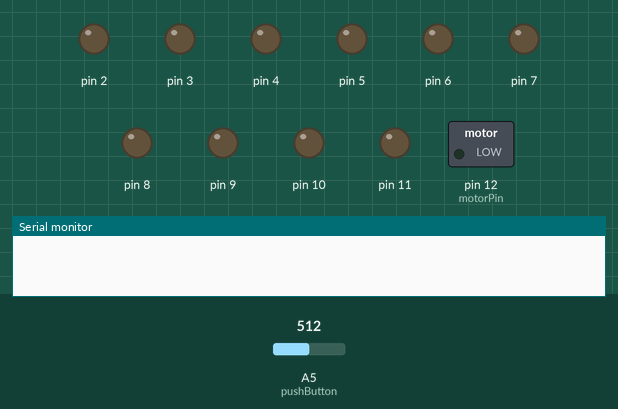
Recording of a sketch running on a simulated Arduino Uno, built with avr-gcc and run on an emulated ATmega328P. Parts: switched loads named in the sketch (green lamp = pin HIGH), output pins drawn as LEDs (lit = HIGH), the last lines printed to the serial monitor. The test bench sets the inputs (shaded band); at power-on: A5 (pushButton) = 512. Pins used as bus, display or sensor lines are not drawn.

Above: at 0.1 s.
At 8.6 s:
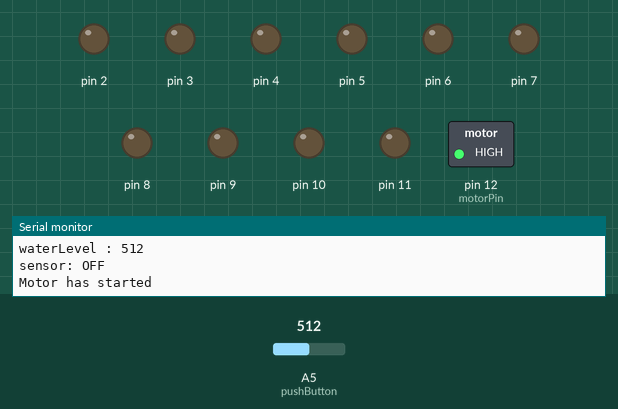
Timing chart, 0 to 10.1 s (numbered marks = the images above):
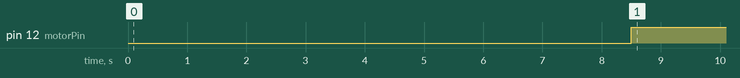

The sketch:

apogee_pitching.ino
```cpp
int sensorPin = A2;
int motorPin = 12;
int requiredLevel = 0;
int waterLevel = 1023;    //zero in water and 1023 in Dry Soil
int pushButton = A5;
int sensorVcc = A0;
int buttonState;

void setup() {
  Serial.begin(9600);
  pinMode(sensorVcc, OUTPUT);
  pinMode(sensorPin, INPUT);
  pinMode(motorPin, OUTPUT);
  pinMode(pushButton, INPUT);
  for (int i = 2; i < 12; i++)
    pinMode(i, OUTPUT);
  digitalWrite(sensorVcc, LOW);

  int count = 0;
  delay(2000);
  buttonState = analogRead(pushButton);

  delay(1000);
  int p = 1;
  while (p)
  {
    p = 0;
    delay(500);
    buttonState = analogRead(pushButton);
    if (buttonState > 1000)
    {
      for (int i = 2; i < 12; i++)
      {
        digitalWrite(i, HIGH);
        delay(500);
        requiredLevel = 1000 - (100 * (i - 1));
        if (analogRead(pushButton) < 1000)
        {
          break;
          delay(2000);
        }
      }
    }
  }
  delay(5000);
  for (int i = 2; i < 12; i++)
    digitalWrite(i, LOW);
}

void loop() {
  Serial.print("RequiredLevel :");
  Serial.println(requiredLevel);
  digitalWrite(sensorVcc, HIGH);
  Serial.println("sensor : ON");
  waterLevel = analogRead(A2);
  Serial.print("waterLevel : ");
  Serial.println(waterLevel);
  digitalWrite(sensorVcc, LOW);
  Serial.println("sensor: OFF");


  if (waterLevel > requiredLevel) {
    digitalWrite(motorPin, HIGH);
    Serial.println("Motor has started");
  }
  else
    digitalWrite(motorPin, LOW);
  delay(2 * 60 * 1000);
}
```

Measured:
- by itself, pin 12 (motorPin): LOW → HIGH at 8.5 s
